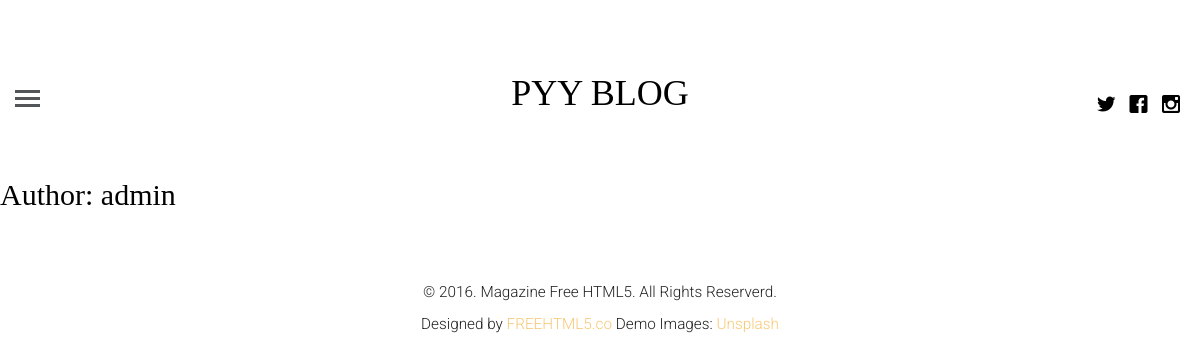
Page /profile/admin on the earlier database version.
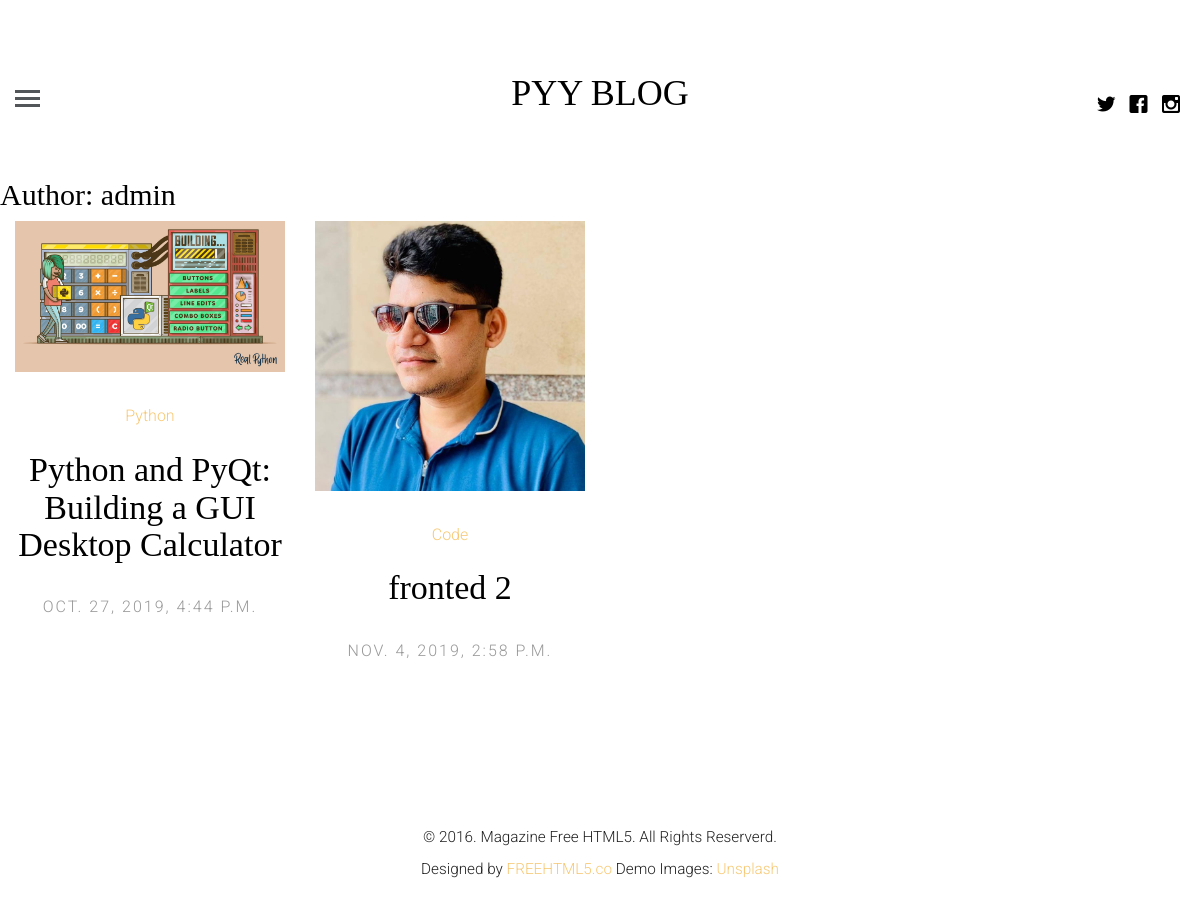
Same page on the later database version.
### blogmain/models.py (models this page shows, shortened)
class Article(models.Model):
    title = models.CharField(max_length=300)
    article_author = models.ForeignKey(Author,on_delete=models.CASCADE)
    image = models.FileField(upload_to='media/')
    body = models.TextField()
    posted_on = models.DateTimeField(auto_now=False,auto_now_add=True)
    updated_on = models.DateTimeField(auto_now=True,auto_now_add=False)
    category = models.ForeignKey(Category,on_delete=models.CASCADE)

class Category(models.Model):
    name = models.CharField(max_length=100)
    def __str__(self):
        return self.name

### blogmain/views.py (the view)
# urls.py: path('profile/<name>',profile,name="profile"),
def profile(request,name):
    post_author = get_object_or_404(User, username=name)
    auth = get_object_or_404(Author,name=post_author.id)
    post = Article.objects.filter(article_author=auth.id)
    context={
        "auth":auth,
        "post":post
    }
    return render(request,"profile.html",context)

### templates/profile.html (shortened to what this page needs)
{% extends 'base.html'%}
{% load static %}
{% block content %}
<h2>Author: {{ auth.name }}</h2>
{% for p in post %}
	<article class="col-lg-3 col-md-3 col-sm-3 col-xs-6 col-xxs-12 animate-box">
				<figure>
					<a href="{% url 'single_post' id=p.id %}"><img src="{{ p.image.url }}" alt="Image" class="img-responsive"></a>
				</figure>
				<span class="fh5co-meta"><a href="{% url 'category' name=p.category.name %}">{{ p.category }}</a></span>
				<h2 class="fh5co-article-title"><a href="{% url 'single_post' id=p.id %}">{{ p.title }}</a></h2>
				<span class="fh5co-meta fh5co-date">{{ p.posted_on }}</span>
			</article>
{% endfor %}
{% endblock %}

Differences in the rows shown:
added Article: image (picture), category "Python", title "Python and PyQt: Building a GUI Desktop Calculator", posted_on "OCT. 27, 2019, 4:44 P.M."
added Article: image (picture), category "Code", title "fronted 2", posted_on "NOV. 4, 2019, 2:58 P.M."
